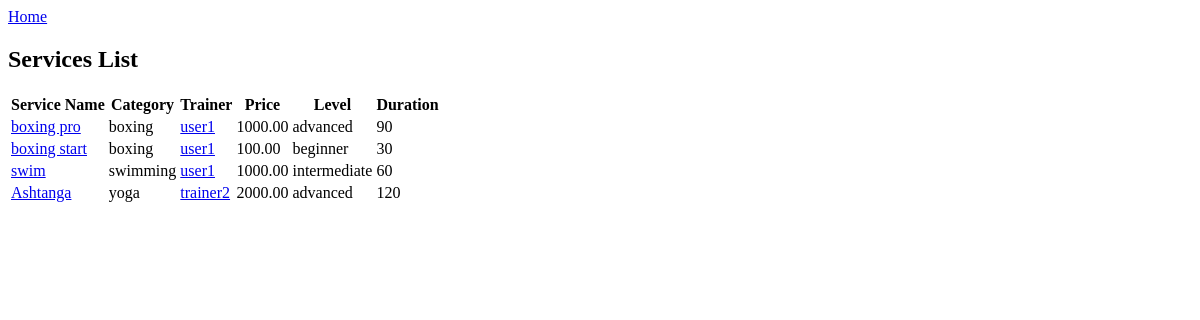
/services/, run on an earlier commit of the app's database.
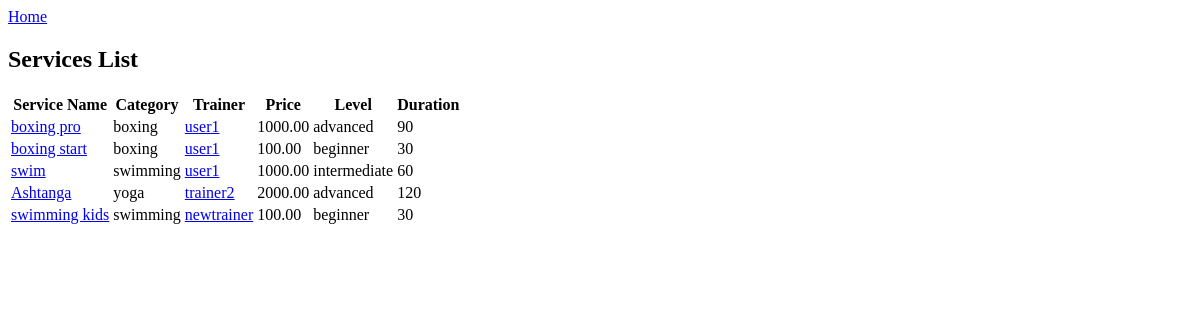
And on a later commit of the database.
### trainer/models.py (models this page shows, shortened)
class Service(models.Model):
    name = models.CharField(max_length=50)
    category = models.ForeignKey(Category, on_delete=models.CASCADE)
    trainer = models.ForeignKey(User, on_delete=models.CASCADE, related_name='services')
    price = models.DecimalField(max_digits=7, decimal_places=2)
    level = models.CharField(max_length=50)
    duration = models.IntegerField(null=True)

class Category(models.Model):
    name = models.CharField(max_length=50)

### trainer/views.py (the view, shortened to what this page needs)
# urls.py: path('services/', trainer.views.services, name='services'),
def services(request):
    is_trainer = request.user.groups.filter(name='trainer').exists()
    trainer_id = request.GET.get('trainer_id')
    selected_services = Service.objects.filter(trainer_id=trainer_id) if trainer_id else Service.objects.all()
    if request.method == 'GET':
        form = ServiceForm() if is_trainer else None
        return render(request, 'services.html', {"selected_services": selected_services, "form": form})

### trainer/templatetags/custom_filters.py (called while the page is built)
@register.filter(name='has_group')
def has_group(user, group_name):
    group = Group.objects.filter(name=group_name).first()
    return group is not None and group in user.groups.all()

### templates/services.html (shortened to what this page needs)
<!DOCTYPE html>
<html lang="en">
<head>
</head>
<body>
    <a href="{% url 'index_page' %}">Home</a><br>
    <h2>Services List</h2>
    <table>
        <thead>
            <tr>
                <th>Service Name</th>
                <th>Category</th>
                <th>Trainer</th>
                <th>Price</th>
                <th>Level</th>
                <th>Duration</th>
            </tr>
        </thead>
        <tbody>
            {% for service in selected_services %}
            <tr>
                <td><a href="{% url 'specific_service' service.id %}">{{ service.name }}</a></td>
                <td>{{ service.category.name }}</td>
                <td><a href="{% url 'specific_trainer' service.trainer.id %}">{{ service.trainer.username }}</a></td>
                <td>{{ service.price }}</td>
                <td>{{ service.level }}</td>
                <td>{{ service.duration }}</td>
            </tr>
            {% endfor %}
        </tbody>
    </table>
    {% load custom_filters %}
</body>
</html>

What changed in the data, as far as the page shows it:
added Service: name "swimming kids", category.name "swimming", trainer.username "newtrainer", price "100.00", level "beginner", duration "30"
